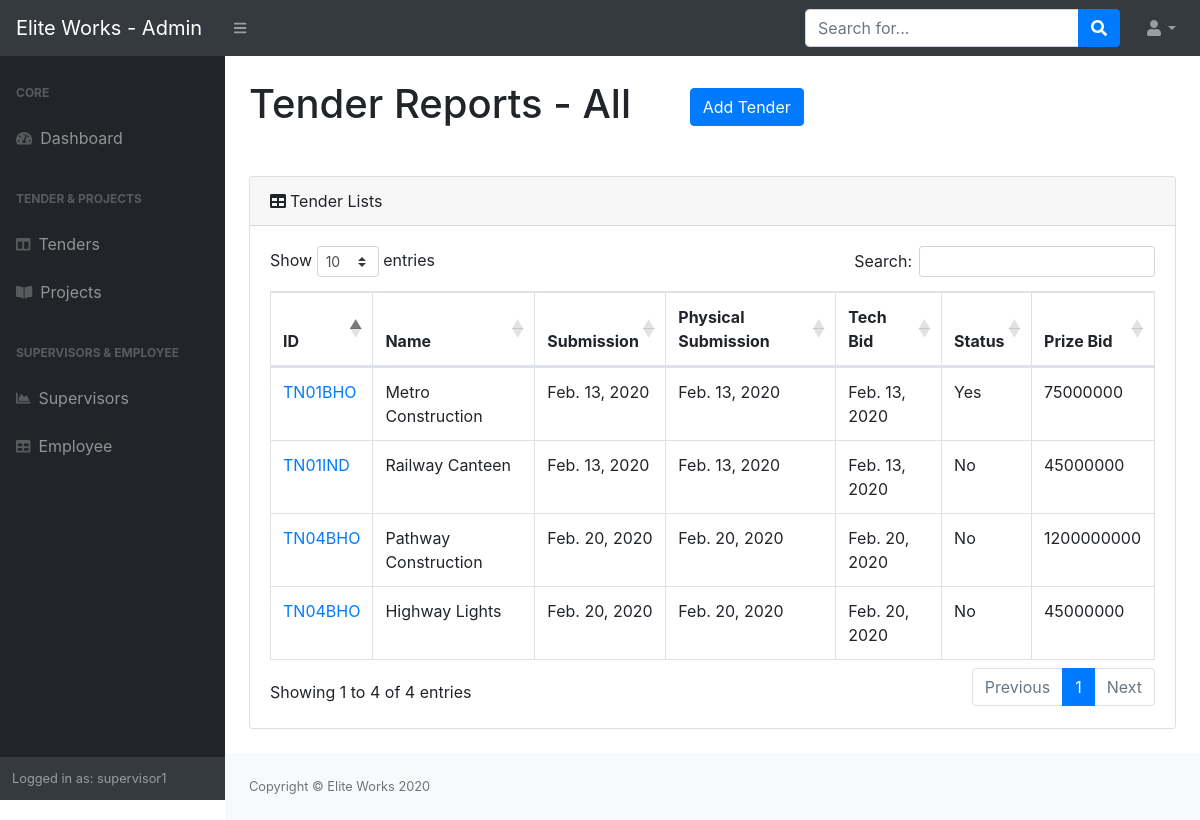
The app's page /tender/ (signed in), older data.
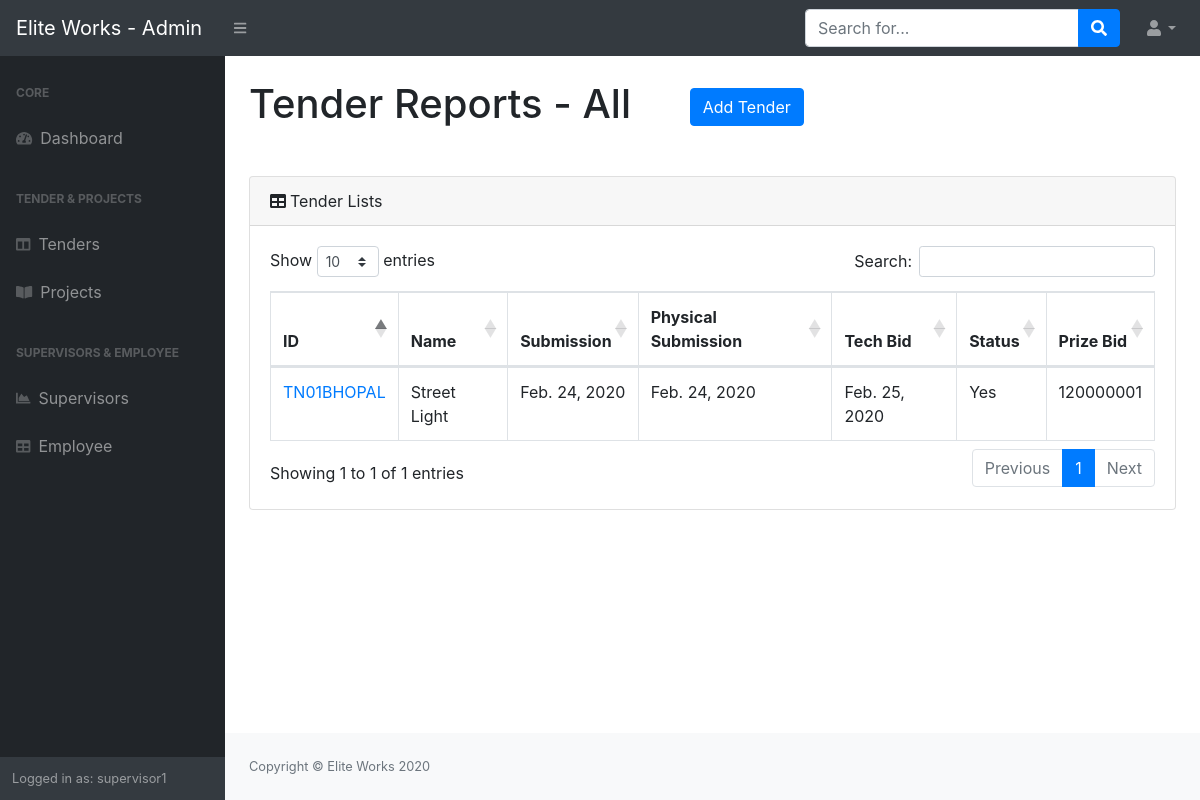
The same page, newer data.
### projects/models.py (models this page shows, shortened)
class Tender(models.Model):
    tender_number = models.CharField('Tender Number',max_length=500)
    tender_name = models.CharField('Name of Work',max_length=500)
    tender_submission_date = models.DateField('Tender Submission Date',default=timezone.now)
    tender_purchase_reciept = models.FileField('Tender Purchase Reciept')
    tender_confirmation_reciept = models.FileField('Tender Confirmation Reciept')
    physical_submission_date = models.DateField('Physical Submission Date',default=timezone.now)
    tech_bid_opening_date = models.DateField('Technical Bid Opening Bid',default=timezone.now)
    Yes = 'Yes'
    No = 'No'
    status = [(Yes, 'Yes'),(No, 'No')]
    bid_status = models.CharField('Bid Status',max_length=10,choices=status,default=No)
    prize_bid = models.CharField('Prize Bid',max_length=50)
    class Meta:
        verbose_name = 'Tender Lists'
        verbose_name_plural = 'Tender Lists'

### projects/views.py (the view)
# urls.py: path('tender/',project_view.tender,name='tender'),
@login_required
def tender(request):
    tender_list = Tender.objects.all()
    context = {
        'tender_list': tender_list
    }
    return render(request,'projects/tender_page.html',context)

### projects/templates/projects/tender_page.html (shortened to what the changed rows need)
{% load static %}
<!DOCTYPE html>
<html lang="en">
    <head>
        <link href="{% static 'projects/css/styles.css' %}" rel="stylesheet" />
        <link href="https://cdn.datatables.net/1.10.20/css/dataTables.bootstrap4.min.css" rel="stylesheet" />
    </head>
    <body class="sb-nav-fixed">
        <div id="layoutSidenav">
            <div id="layoutSidenav_content">
                <main>
                    <div class="container-fluid">
                        <h1 class="mt-4 mb-5 mr-5">Tender Reports - All <a href="/add_tender"><button type="button" class=" ml-5 btn btn-primary">Add Tender</button></a></h1>
                        <div class="card mb-4">
                            <div class="card-body">
                                <div class="table-responsive">
                                    <table class="table table-bordered" id="dataTable" width="100%" cellspacing="0">
                                        <thead>
                                            <tr>
                                                <th>ID</th>
                                                <th>Name</th>
                                                <th>Submission</th>
                                                <th>Physical Submission</th>
                                                <th>Tech Bid</th>
                                                <th>Status</th>
                                                <th>Prize Bid</th>
                                            </tr>
                                        </thead>
                                        <tbody>
                                            {%for tender in tender_list%}
                                            <tr>
                                                <td><a href="{{tender.id}}">{{tender.tender_number}}</a></td>
                                                <td>{{tender.tender_name}}</td>
                                                <td>{{tender.tender_submission_date}}</td>
                                                <td>{{tender.physical_submission_date}}</td>
                                                <td>{{tender.tech_bid_opening_date}}</td>
                                                <td>{{tender.bid_status}}</td>
                                                <td>{{tender.prize_bid}}</td>
                                            </tr>
                                            {%endfor%}
                                        </tbody>
                                    </table>
                                </div>
                            </div>
                        </div>
                    </div>
                </main>
            </div>
        </div>
    </body>
</html>

Row changes from the older to the newer data that the page shows:
removed Tender: tender_number "TN01BHO", tender_name "Metro Construction", tender_submission_date "Feb. 13, 2020", physical_submission_date "Feb. 13, 2020", tech_bid_opening_date "Feb. 13, 2020", bid_status "Yes", prize_bid "75000000"
removed Tender: tender_number "TN01IND", tender_name "Railway Canteen", tender_submission_date "Feb. 13, 2020", physical_submission_date "Feb. 13, 2020", tech_bid_opening_date "Feb. 13, 2020", bid_status "No", prize_bid "45000000"
removed Tender: tender_number "TN04BHO", tender_name "Pathway Construction", tender_submission_date "Feb. 20, 2020", physical_submission_date "Feb. 20, 2020", tech_bid_opening_date "Feb. 20, 2020", bid_status "No", prize_bid "1200000000"
removed Tender: tender_number "TN04BHO", tender_name "Highway Lights", tender_submission_date "Feb. 20, 2020", physical_submission_date "Feb. 20, 2020", tech_bid_opening_date "Feb. 20, 2020", bid_status "No", prize_bid "45000000"
added Tender: tender_number "TN01BHOPAL", tender_name "Street Light", tender_submission_date "Feb. 24, 2020", physical_submission_date "Feb. 24, 2020", tech_bid_opening_date "Feb. 25, 2020", bid_status "Yes", prize_bid "120000001"
Text that changed along with them:
text written by a page script: "Show entries Search: Showing 1 to 4 of 4 entries Previous 1 Next" → "Show entries Search: Showing 1 to 1 of 1 entries Previous 1 Next"
